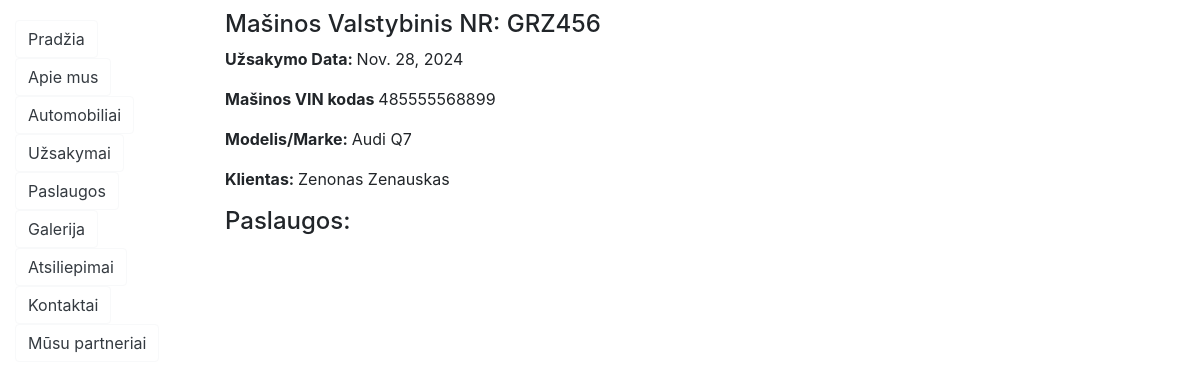
The page /servis/uzsakymai/2 on the database as committed earlier.
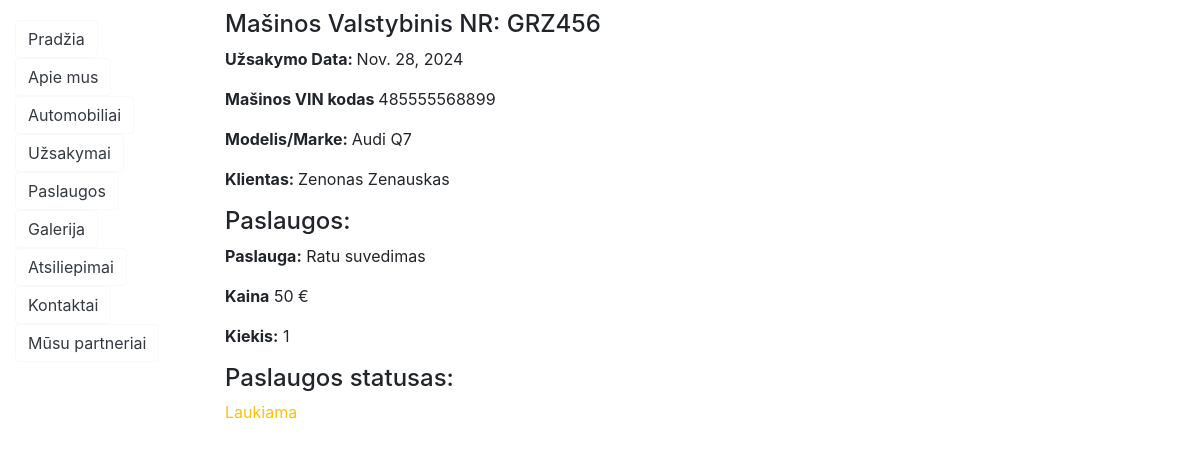
The same page on the database as committed later.
### servis/models.py (models this page shows, shortened)
class Uzsakymas(models.Model):
    Data = models.DateField("Data", null=False)
    Automobilis = models.ForeignKey("Automobilis", on_delete=models.CASCADE, null=False)
    UZS_STATUS = (
        ("v", "Vykdoma"),
        ("l", "Laukiama"),
        ("p", "Paruošta"),
        ("n", "Nukelta"),
    )
    status = models.CharField(
        max_length=1,
        choices=UZS_STATUS,
        blank=True,
        default="l",
        help_text="Statusas"
    )
    class Meta:
        ordering = ["Data"]
        verbose_name = "Užsakymas"
        verbose_name_plural = "Užsakymai"

class Automobilis(models.Model):
    Valstybinis_NR = models.CharField("Mašinos valstybinis numeris", max_length=10, null=False)
    VIN_kodas = models.CharField("Mašinos VIN numeris/kodas", max_length=25, null=False)
    Klientas = models.CharField("Kliento Vardas Pavardė", max_length=50, null=False)
    AutomobilioModelis = models.ForeignKey("AutomobilioModelis", on_delete=models.CASCADE, null=False)
    class Meta:
        verbose_name = "Automobilis"
        verbose_name_plural = "Automobiliai"

class AutomobilioModelis(models.Model):
    Marke = models.CharField("Markės pavadinimas", max_length=30, null=False)
    Modelis = models.CharField("Modelio pavadinimas", max_length=30, null=False)
    def __str__(self):
        return f"{self.Marke} {self.Modelis}"
    class Meta:
        verbose_name = "Automobilio modelis"
        verbose_name_plural = "Automobiliu modeliai"

class UzsakymoEilute(models.Model):
    Paslauga = models.ForeignKey("Paslauga", on_delete=models.CASCADE, null=False)
    Uzsakymas = models.ForeignKey("Uzsakymas", on_delete=models.CASCADE, null=False)
    Kiekis = models.IntegerField("Paslaugu kiekis", null=False)
    class Meta:
        verbose_name = "Užsakymų suvestinė"
        verbose_name_plural = "Užsakymų suvestinė"

class Paslauga(models.Model):
    Pavadinimas = models.TextField("Aprašymas", max_length=200, help_text='Trumpas paslaugos aprašymas')
    Kaina = models.IntegerField("Kaina", null=False, help_text="Ivedama kaina")
    class Meta:
        verbose_name = "Paslauga"
        verbose_name_plural = "Paslaugos"

### servis/views.py (the view)
# urls.py: path('uzsakymai/<int:pk>',views.UzsakymasDetailView.as_view(),name="uzsakymas")
class UzsakymasDetailView(generic.DetailView):
    model = Uzsakymas
    template_name = "uzsakymas_detail.html"

### servis/templates/uzsakymas_detail.html
{% extends "base.html" %}
{% block content %}
<div class="container uzsakymas_detail">
    <h4>Mašinos Valstybinis NR: {{ uzsakymas.Automobilis.Valstybinis_NR }}</h4>
    <p><strong>Užsakymo Data: </strong>{{ uzsakymas.Data }}</p>
    <p><strong>Mašinos VIN kodas </strong>{{ uzsakymas.Automobilis.VIN_kodas }}</p>
    <p><strong>Modelis/Marke: </strong>{{ uzsakymas.Automobilis.AutomobilioModelis }}</p>
    <p><strong>Klientas: </strong>{{ uzsakymas.Automobilis.Klientas }}</p>
    <h4>Paslaugos:</h4>
    {% for eilute in uzsakymas.uzsakymoeilute_set.all %}
    <p><strong>Paslauga:</strong> {{ eilute.Paslauga.Pavadinimas }} </p>
    <p><strong>Kaina</strong> {{ eilute.Paslauga.Kaina }} €</p>
    <p><strong>Kiekis:</strong> {{ eilute.Kiekis }}</p>
    <h4>Paslaugos statusas:</h4>
    <p class="{% if uzsakymas.status == 'p' %}text-success{% elif uzsakymas.status == 'n' %}text-danger{% else %}text-warning{% endif %}">
        {{ uzsakymas.get_status_display }}
    </p>
</div>
{% endfor %}
{% endblock %}

Rows that differ between the two databases and show on the page:
added UzsakymoEilute: Paslauga.Pavadinimas "Ratu suvedimas", Paslauga.Kaina "50", Kiekis "1", {{ uzsakymas.get_status_display }} "Laukiama"
